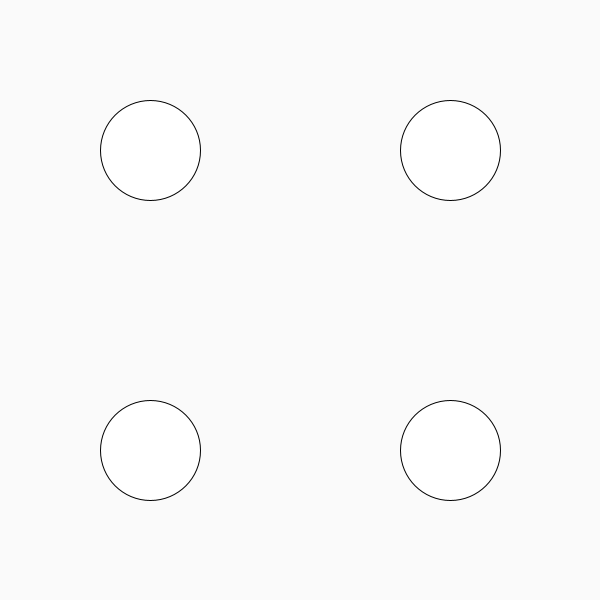
Frame 1 (no input)
Frame 60 (the mouse pressed at the canvas centre just before this capture): identical to frame 1, image omitted
Frame 120 (the mouse held since frame 60 and released just before this capture): identical to frame 1, image omitted

The Processing sketch that drew this single still picture (run headless with seeded random() and noise(); from frame 60 on, the mouse is pressed at the canvas centre):

// Processing sketch: sketch_14
// ── sketch_14.pde
/*
this sketch uses 4 booleans to change the color of 4 
corresponding ellipses when the mouse is pressed over them.
currently the color never returns to the original color once
it's been pressed. 

change this to make the ellipses return to their original 
color in two conditions: first, if the mouse button is released, 
and second also only as long as the mouse is still positioned 
over the ellipse. see the gif for an example.

(this should be handled in two separate areas of the code.)
*/


boolean on1 = false;
boolean on2 = false;
boolean on3 = false;
boolean on4 = false;

void setup() {
   size(600, 600);
}

void draw() {
  background(250);
  if (on1) {
    fill(0);
  } else {
    fill(255);
  }
  ellipse(width/4, height/4, 100, 100);
  if (on2) {
    fill(0);
  } else {
    fill(255);
  }
  ellipse(width/4, 3 * height/4, 100, 100);
  if (on3) {
    fill(0);
  } else {
    fill(255);
  }
  ellipse(3 * width/4, height/4, 100, 100);
  if (on4) {
    fill(0);
  } else {
    fill(255);
  }
  ellipse(3 * width/4, 3 * height/4, 100, 100);
}

void mousePressed() {
  if (dist(mouseX, mouseY, width/4, height/4) < 50) {
    on1 = true;
  }
  if (dist(mouseX, mouseY, width/4, 3 * height/4) < 50) {
    on2 = true;
  }
  if (dist(mouseX, mouseY, 3 * width/4, height/4) < 50) {
    on3 = true;
  }
  if (dist(mouseX, mouseY, 3 * width/4, 3 * height/4) < 50) {
    on4 = true;
  }
}
void mouseReleased() {
  if (dist(mouseX, mouseY, width/4, height/4) < 50) {
    on1 = false;
  }
  if (dist(mouseX, mouseY, width/4, 3 * height/4) < 50) {
    on2 = false;
  }
  if (dist(mouseX, mouseY, 3 * width/4, height/4) < 50) {
    on3 = false;
  }
  if (dist(mouseX, mouseY, 3 * width/4, 3 * height/4) < 50) {
    on4 = false;
  }
}
